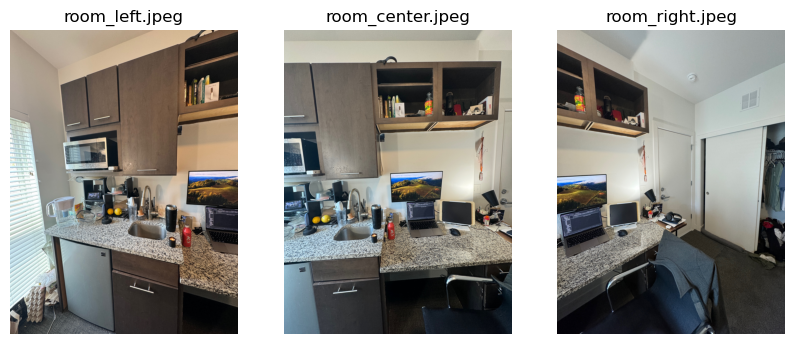
#> input picture inputs.png, 794 x 344 px
$ python -i cropping.py   (imports and definitions only)
#> lines starting #> are read from the running program, lines starting #| are printed output that depends on the picture; after the words box and inside, x2 and y2 are one past the last pixel; in counts of white or black regions, pixels touching at a corner belong together
#> further down, picture is the input picture: shape (344, 794, 3); mean B, G, R 143.2, 148, 149.9
import numpy as np
import cv2

def crop_image():
    return 0


############################################
def remove_black_cropping(img):
    # Convert to grayscale and binary
    gray = cv2.cvtColor(img, cv2.COLOR_BGR2GRAY)
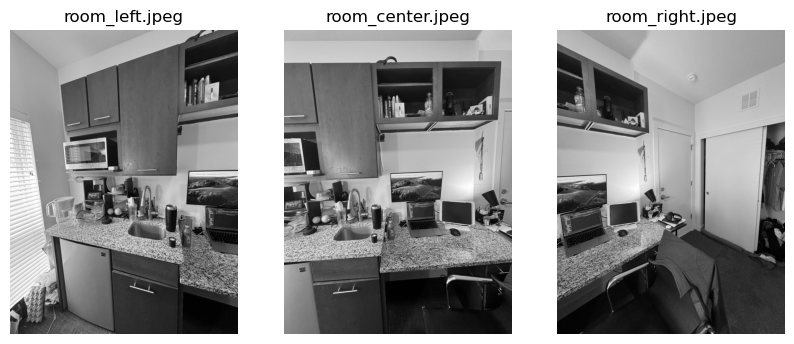
#> gray: shape (344, 794); min 0, max 255, mean 148
    _, binary = cv2.threshold(gray, 1, 255, cv2.THRESH_BINARY)
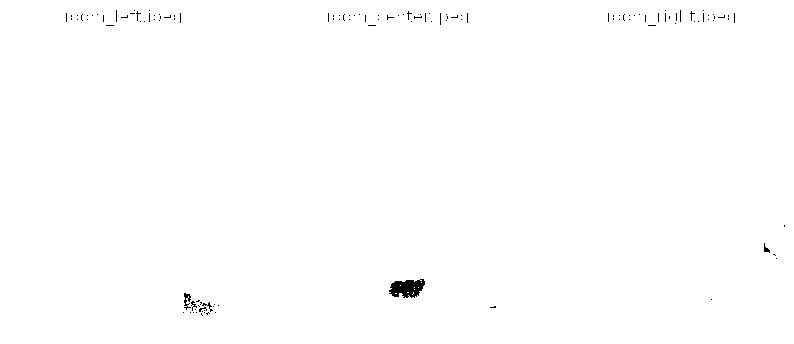
#> binary: shape (344, 794); 99.6% white; 123 black regions (118 under 20 px), largest, box (x1, y1, x2, y2) and area: (389, 279, 425, 298) 475, (184, 293, 191, 310) 62, (202, 302, 213, 312) 29, (764, 243, 770, 253) 28, (191, 301, 197, 311) 23

    # Find non-zero points
    points = np.nonzero(binary)
#> points = 272061 positions, rows 0 to 343, columns 0 to 793
    points = np.transpose(np.vstack(points))
#> points = 272061 pairs, first value 0 to 343, second value 0 to 793

    # Compute minimal bounding box
    rect = cv2.boundingRect(points)
#> rect = (0, 0, 344, 794)

    result = img[rect[1]:rect[1] + rect[3], rect[0]:rect[0] + rect[2]]
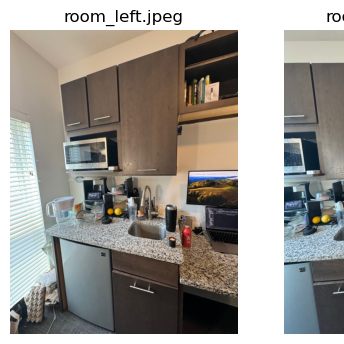
#> result: shape (344, 344, 3); mean B, G, R 147.3, 152.9, 156.4
    return result

def remove_black_cropping_vertical(img):
    # Convert to grayscale and binary
    gray = cv2.cvtColor(img, cv2.COLOR_BGR2GRAY)
    _, binary = cv2.threshold(gray, 1, 255, cv2.THRESH_BINARY)

    # Generate list of binary values for each row by checking if there's any non-black pixel in the row
    rows_with_value = [any(row) for row in binary]

    # Compute the top and bottom bounds
    top_bound = next((i for i, x in enumerate(rows_with_value) if x), None)
    bottom_bound = len(rows_with_value) - next((i for i, x in enumerate(reversed(rows_with_value)) if x), None)

    # Remove blank pixels on top and bottom
    result = img[top_bound:bottom_bound, :]

    return result

def crop_image(image, ref_start_y, ref_img_height):
    cropped_image = image[ref_start_y: ref_start_y + ref_img_height, :]
    return cropped_image

def remove_black_edges(image):
    # Find the first column that is not entirely black (all values are 0)
    non_black_columns = np.where(image.min(axis=(0, 2)) > 0)[0]
    leftmost_non_black_column = non_black_columns[0]

    # Crop the image to remove the black pixels on the left
    cropped_image = image[:, leftmost_non_black_column:]
    return cropped_image

>>> import cv2
>>> picture = cv2.imread('inputs.png')
>>> result = remove_black_cropping(picture)

$ run again, on mountain_left.jpg
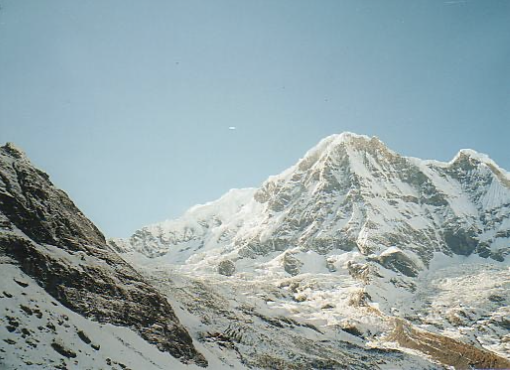
#> input picture mountain_left.jpg, 510 x 370 px
#> picture is the input picture: shape (370, 510, 3); mean B, G, R 168.9, 166.1, 148.5
#> in remove_black_cropping, `gray = cv2.cvtColor(img, cv2.COLOR_BGR2GRAY)`:
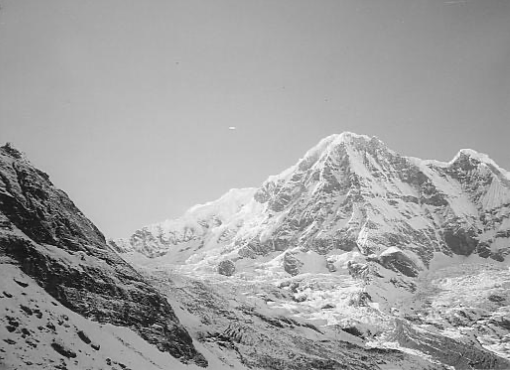
#> gray: shape (370, 510); min 3, max 254, mean 161.1
#> binary: shape (370, 510); every value is 255
#> in remove_black_cropping, `points = np.nonzero(binary)`: points = 188700 positions, rows 0 to 369, columns 0 to 509
#> in remove_black_cropping, `points = np.transpose(np.vstack(points))`: points = 188700 pairs, first value 0 to 369, second value 0 to 509
#> rect = (0, 0, 370, 510)
#> in remove_black_cropping, `result = img[rect[1]:rect[1] + rect[3], rect[0]:rect[0] + rect[2]]`:
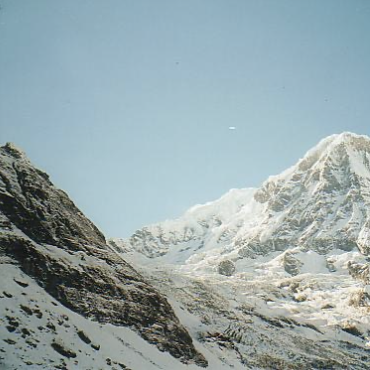
#> result: shape (370, 370, 3); mean B, G, R 170, 167.4, 150.7

$ run again, on mountain_right.jpg
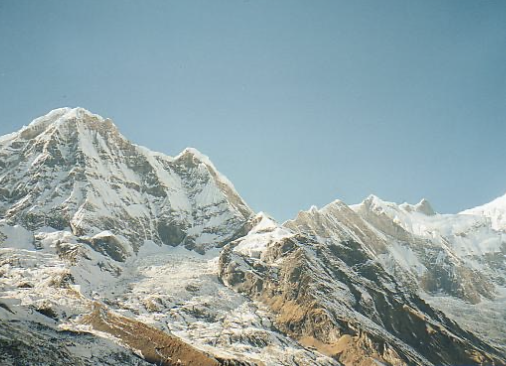
#> input picture mountain_right.jpg, 506 x 366 px
#> picture is the input picture: shape (366, 506, 3); mean B, G, R 165.2, 163, 144.9
#> in remove_black_cropping, `gray = cv2.cvtColor(img, cv2.COLOR_BGR2GRAY)`:
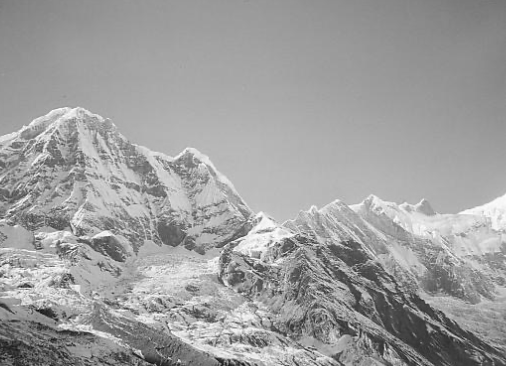
#> gray: shape (366, 506); min 11, max 253, mean 157.9
#> binary: shape (366, 506); every value is 255
#> in remove_black_cropping, `points = np.nonzero(binary)`: points = 185196 positions, rows 0 to 365, columns 0 to 505
#> in remove_black_cropping, `points = np.transpose(np.vstack(points))`: points = 185196 pairs, first value 0 to 365, second value 0 to 505
#> rect = (0, 0, 366, 506)
#> in remove_black_cropping, `result = img[rect[1]:rect[1] + rect[3], rect[0]:rect[0] + rect[2]]`:
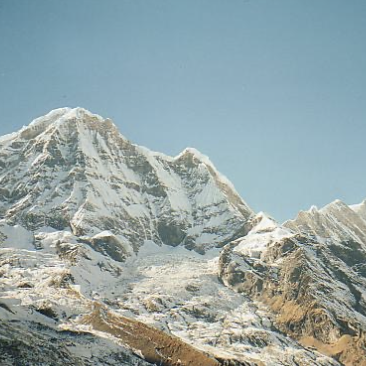
#> result: shape (366, 366, 3); mean B, G, R 166, 165.3, 149.4
